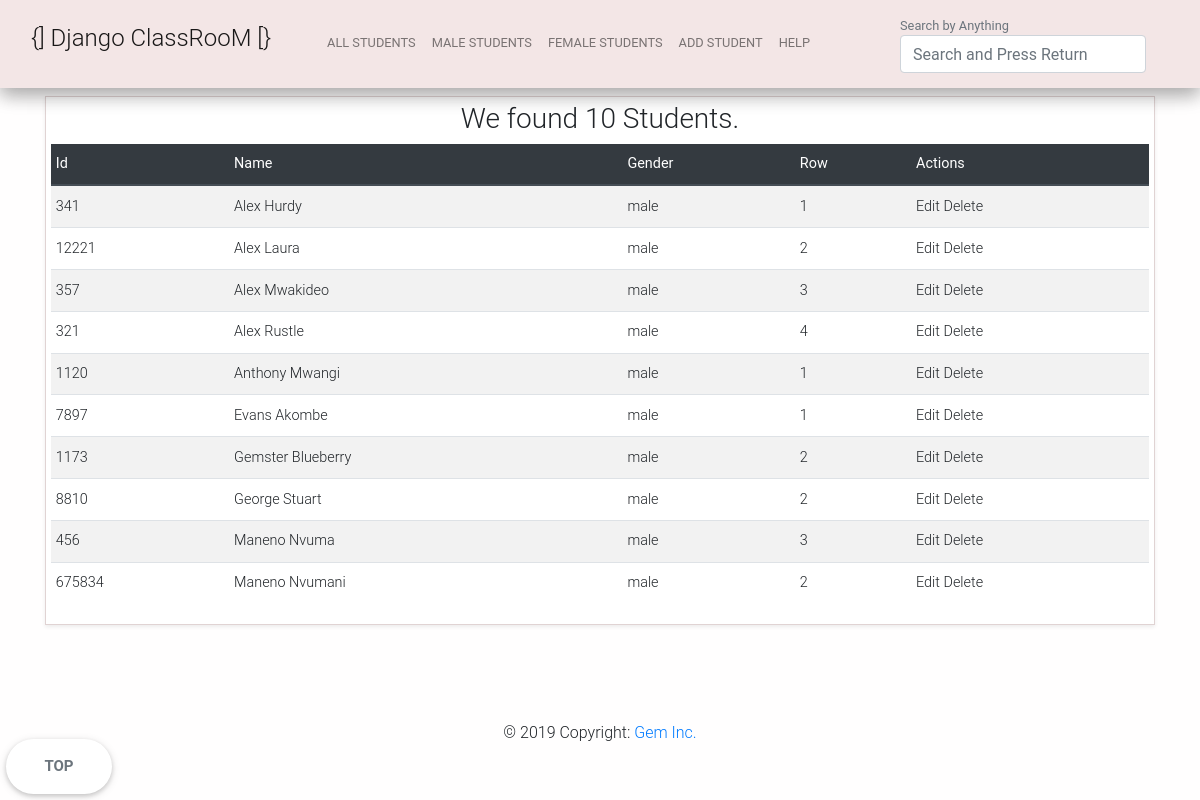
The page /gender/?q=M on the database its author committed.
### student/models.py (models this page shows, shortened)
class Student(models.Model):
	sid = models.IntegerField(primary_key=True)
	sname = models.CharField(max_length=100)
	sgender = models.CharField(max_length=6, choices=GENDERS, default='Select')
	srow = models.IntegerField(choices=ROWS, default='Select')

### student/views.py (the view)
# urls.py: path('gender/', GenderView.as_view(), name="gender"),
class GenderView(ListView):
	template_name = 'result.html'
	def get_queryset(self):
		query = self.request.GET.get('q')
		return Student.objects.all().filter(
    		Q(sgender__icontains=query)
    		).order_by('sname')

### student/templates/result.html (shortened to what this page needs)
{% extends 'layout.html' %}
{% block content %}
<div class="container table-p light">
    <table class="table table-striped table-sm">
        <thead class="thead-dark">
            <tr>
                <th scope="col">Id</th>
                <th scope="col">Name</th>
                <th scope="col">Gender</th>
                <th scope="col">Row</th>
                <th scope="col">Actions</th>
            </tr>
        </thead>
        <tbody>
            {% if object_list %}
            <center>
                {% if object_list.count == 1 %}
                <h3>We found only {{object_list.count}} Student.</h3>
                {% else %}
                <h3>
                    We found {{object_list.count}} Students.</span>
                </h3>
                {% endif %}
            </center>
            {% for student in object_list %}
            <tr>
                <td>{{student.sid}}</td>
                <td>{{student.sname}}</td>
                <td>{{student.get_sgender_display}}</td>
                <td>{{student.srow}}</td>
                <td>
                    <a href="/edit/{{ student.sid }}">Edit</a>
                    <a href="/delete/{{ student.sid }}">Delete</a>
                </td>
            </tr>
            {% endfor %}
        </tbody>
        {% else %}
        <tr>Oops, there seems to be no such student. You may want to see the full list<a class="table-td" href="/all/"> here</a>
        </tr>
        {% endif %}
    </table>
</div>
{% endblock %}

### student/static/css/style.css (style rules this page uses)
body { background-color: #fffefe; }
.table-p { border: solid 1px #e0d3d3; padding: 5px; margin-bottom: 5rem; box-shadow: 0 0.125rem 0.25rem rgba(0, 0, 0, 0.075) !important; }
.light { background-color: #ffffff !important; }

### rows shown on the page
Student: sid "341", sname "Alex Hurdy", sgender "male", srow "1"
Student: sid "12221", sname "Alex Laura", sgender "male", srow "2"
Student: sid "357", sname "Alex Mwakideo", sgender "male", srow "3"
Student: sid "321", sname "Alex Rustle", sgender "male", srow "4"
Student: sid "1120", sname "Anthony Mwangi", sgender "male", srow "1"
Student: sid "7897", sname "Evans Akombe", sgender "male", srow "1"
Student: sid "1173", sname "Gemster Blueberry", sgender "male", srow "2"
Student: sid "8810", sname "George Stuart", sgender "male", srow "2"
Student: sid "456", sname "Maneno Nvuma", sgender "male", srow "3"
Student: sid "675834", sname "Maneno Nvumani", sgender "male", srow "2"

### other values the page prints
{{ object_list.count }} "10"
